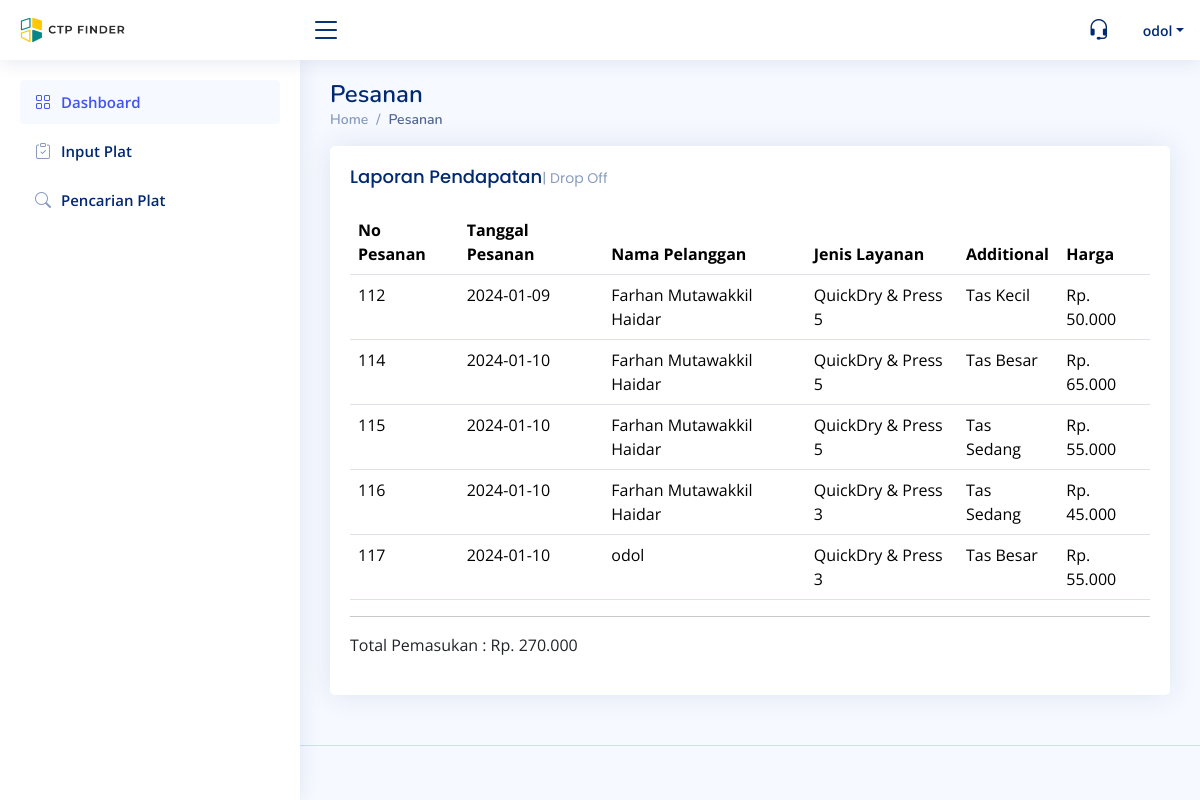
/dashboard-admin/pages/content/laporan/laporan.php (signed in), run on the app's committed database.
### tables this page shows
CREATE TABLE `tbl_transaksi_do` (
  `id_pesanan` int(11) NOT NULL,
  `id_user` int(11) NOT NULL,
  `tanggal_pesanan` timestamp NULL DEFAULT NULL,
  `id_jl` int(11) NOT NULL,
  `id_ad` int(11) NOT NULL,
  `catatan_khusus` varchar(255) NOT NULL,
  `status_pesanan` enum('Menunggu','Diterima','Proses','Selesai') NOT NULL
);

CREATE TABLE `tbl_users` (
  `id_user` int(11) NOT NULL,
  `name` varchar(50) NOT NULL,
  `email` varchar(255) NOT NULL,
  `no_whatsapp` varchar(15) DEFAULT NULL,
  `role` enum('admin','user') NOT NULL DEFAULT 'user',
  `password` varchar(255) NOT NULL,
  `created_at` timestamp NOT NULL DEFAULT current_timestamp(),
  `update_at` timestamp NULL DEFAULT NULL,
  `alamat` varchar(150) DEFAULT NULL
);

CREATE TABLE `tbl_harga_jl` (
  `id_jl` int(11) NOT NULL,
  `nama_jl` varchar(25) NOT NULL,
  `harga_jl` int(9) NOT NULL
);

CREATE TABLE `tbl_harga_ad` (
  `id_ad` int(11) NOT NULL,
  `nama_ad` varchar(25) NOT NULL,
  `harga_ad` int(9) NOT NULL
);

### dashboard-admin/pages/content/laporan/laporan.php (the view, shortened to what this page needs)
<?php
  include '../../../../config/db.php';
?>
    <main id="main" class="main">
      <div class="pagetitle">
        <h1>Pesanan</h1>
        <nav>
          <ol class="breadcrumb">
            <li class="breadcrumb-item"><a href="../dashboard/Dashboard.php">Home</a></li>
            <li class="breadcrumb-item active">Pesanan</li>
          </ol>
        </nav>
      </div>
      <section class="section dashboard">
        <div class="col-md-12">
                <div class="card info-card sales-card">
                  <div class="card-body">
                    <h5 class="card-title">Laporan Pendapatan<span>| Drop Off</span></h5>
                    <table class="table datatable">
                    <thead>
                      <tr>
                        <th scope="col">No Pesanan</th>
                        <th scope="col">Tanggal Pesanan</th>
                        <th scope="col">Nama Pelanggan</th>
                        <th scope="col">Jenis Layanan</th>
                        <th scope="col">Additional</th>
                        <th scope="col">Harga</th>
                      </tr>
                    </thead>
                    <tbody>
                      <tr>
                      <?php
                        $query = mysqli_query($db_connect, "SELECT tbl_transaksi_do.*, tbl_harga_jl.*, tbl_harga_ad.*, tbl_users.*
                                                            FROM tbl_transaksi_do
                                                            JOIN tbl_harga_jl ON tbl_transaksi_do.id_jl = tbl_harga_jl.id_jl
                                                            JOIN tbl_harga_ad ON tbl_transaksi_do.id_ad = tbl_harga_ad.id_ad
                                                            JOIN tbl_users ON tbl_transaksi_do.id_user = tbl_users.id_user;
                                                            ");
                        $totalHargaSemuaData = 0;
                        while ($row = mysqli_fetch_assoc($query)) {
                          $tanggal_pesanan = date('Y-m-d', strtotime($row['tanggal_pesanan']));
                          $total_harga = $row['harga_jl'] + $row['harga_ad'];
                          $totalHargaSemuaData += $total_harga;
                          echo '<tr>
                                  <td>' . $row['id_pesanan'] .  '</td>
                                  <td>' . $tanggal_pesanan . '</td>
                                  <td>' . $row['name'] .  '</td>
                                  <td>' . $row['nama_jl'] . '</td>
                                  <td>' . $row['nama_ad'] . '</td>
                                  <td>' . 'Rp. ' . number_format($total_harga, 0, ',', '.') . '</td>';
                          echo '</tr>';
                        }
                        ?>
                    </tbody>
                  </table>
                  <hr>
                  <div class="col-md-5">
                      <label class="form-label">Total Pemasukan : <?php echo 'Rp. ' . number_format($totalHargaSemuaData, 0, ',', '.'); ?></label>
                  </div>
                  </div>
                </div>
              </div>
      </section>
    </main>

### dashboard-admin/assets/css/style.css (style rules this page uses)
:root { scroll-behavior: smooth; }
body { font-family: "Open Sans", sans-serif; background: #f6f9ff; color: #444444; }
a { color: #4154f1; text-decoration: none; }
h1, h2, h3, h4, h5, h6 { font-family: "Nunito", sans-serif; }
#main { margin-top: 60px; padding: 20px 30px; transition: all 0.3s; }
.pagetitle { margin-bottom: 10px; }
.pagetitle h1 { font-size: 24px; margin-bottom: 0; font-weight: 600; color: #012970; }
.card { margin-bottom: 30px; border: none; border-radius: 5px; box-shadow: 0px 0 30px rgba(1, 41, 112, 0.1); }
.card-title { padding: 20px 0 15px 0; font-size: 18px; font-weight: 500; color: #012970; font-family: "Poppins", sans-serif; }
.card-title span { color: #899bbd; font-size: 14px; font-weight: 400; }
.card-body { padding: 0 20px 20px 20px; }
.breadcrumb { font-size: 14px; font-family: "Nunito", sans-serif; color: #899bbd; font-weight: 600; }
.breadcrumb a { color: #899bbd; transition: 0.3s; }
.breadcrumb .breadcrumb-item::before { color: #899bbd; }
.breadcrumb .active { color: #51678f; font-weight: 600; }
@media (min-width: 1200px) { #main, #footer { margin-left: 300px; } }
.dashboard .info-card { padding-bottom: 10px; }

### data on the page
tbl_transaksi_do: id_pesanan "112", tanggal_pesanan "2024-01-09", id_user.name "Farhan Mutawakkil Haidar", id_jl.nama_jl "QuickDry & Press 5", id_ad.nama_ad "Tas Kecil", id_jl.harga_ad "50.000"
tbl_transaksi_do: id_pesanan "114", tanggal_pesanan "2024-01-10", id_user.name "Farhan Mutawakkil Haidar", id_jl.nama_jl "QuickDry & Press 5", id_ad.nama_ad "Tas Besar", id_jl.harga_ad "65.000"
tbl_transaksi_do: id_pesanan "115", tanggal_pesanan "2024-01-10", id_user.name "Farhan Mutawakkil Haidar", id_jl.nama_jl "QuickDry & Press 5", id_ad.nama_ad "Tas Sedang", id_jl.harga_ad "55.000"
tbl_transaksi_do: id_pesanan "116", tanggal_pesanan "2024-01-10", id_user.name "Farhan Mutawakkil Haidar", id_jl.nama_jl "QuickDry & Press 3", id_ad.nama_ad "Tas Sedang", id_jl.harga_ad "45.000"
tbl_transaksi_do: id_pesanan "117", tanggal_pesanan "2024-01-10", id_user.name "odol", id_jl.nama_jl "QuickDry & Press 3", id_ad.nama_ad "Tas Besar", id_jl.harga_ad "55.000"

### other printed values
$_SESSION['name'] "odol"
$totalHargaSemuaData "270.000"
